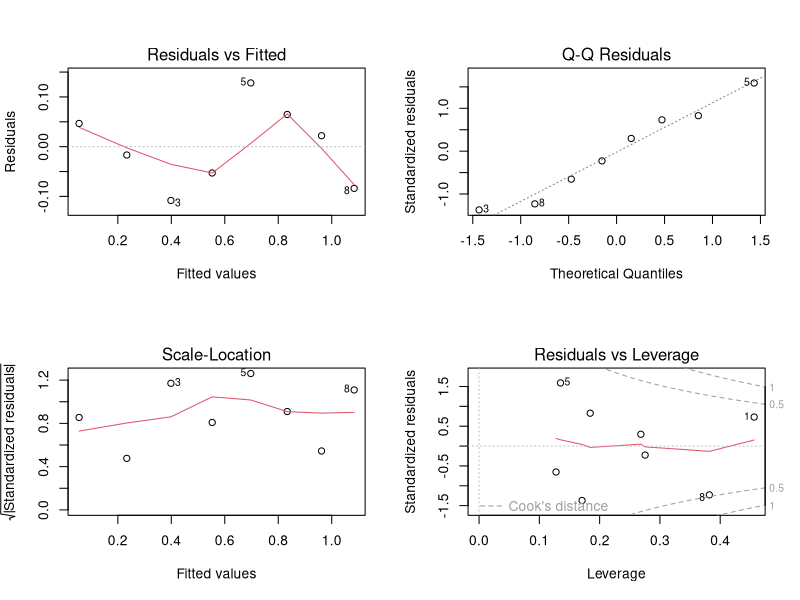
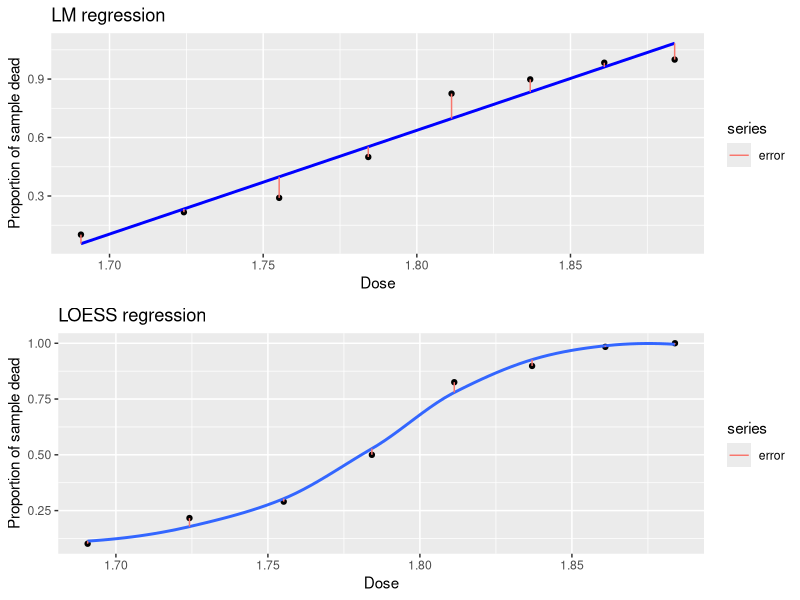
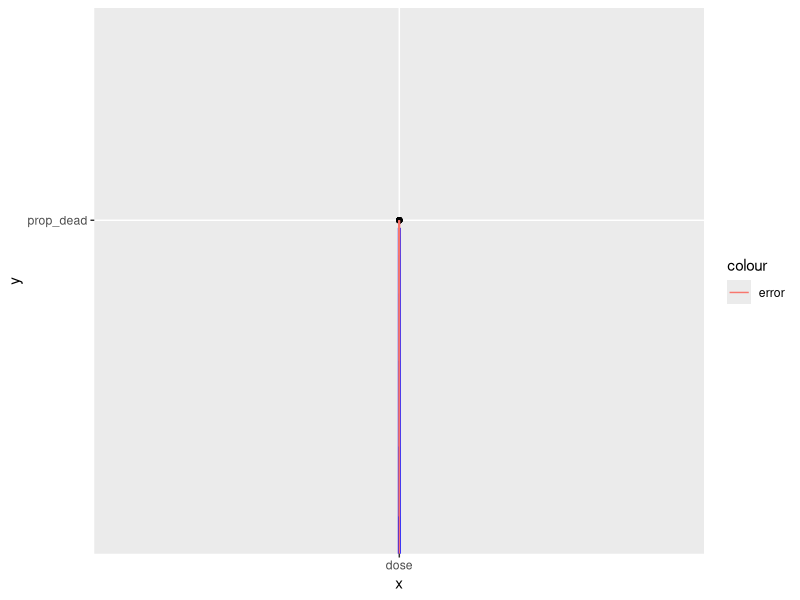

The R script that drew these images, in order:
#!/usr/bin/env Rscript

library(tidyverse)

# Multiple plot function from http://www.cookbook-r.com/Graphs/Multiple_graphs_on_one_page_(ggplot2)/
multiplot <- function(..., plotlist=NULL, file, cols=1, layout=NULL) {
  library(grid)
  
  # Make a list from the ... arguments and plotlist
  plots <- c(list(...), plotlist)
  
  numPlots <- length(plots)
  
  # If layout is NULL, then use 'cols' to determine layout
  if (is.null(layout)) {
    # Make the panel
    # ncol: Number of columns of plots
    # nrow: Number of rows needed, calculated from # of cols
    layout <- matrix(seq(1, cols * ceiling(numPlots / cols)),
                     ncol = cols, nrow = ceiling(numPlots / cols)
    )
  }
  
  if (numPlots == 1) {
    print(plots[[1]])
  } else {
    # Set up the page
    grid.newpage()
    pushViewport(viewport(layout = grid.layout(nrow(layout), ncol(layout))))
    
    # Make each plot, in the correct location
    for (i in 1:numPlots) {
      # Get the i,j matrix positions of the regions that contain this subplot
      matchidx <- as.data.frame(which(layout == i, arr.ind = TRUE))
      
      print(plots[[i]], vp = viewport(
        layout.pos.row = matchidx$row,
        layout.pos.col = matchidx$col
      ))
    }
  }
}


insect_dose <- tribble(
  ~ dose, ~ num_insects, ~ num_died,
  #-----| ------------| ----------|
  1.6907,           59,          6,
  1.7242,           60,         13,
  1.7552,           62,         18,
  1.7842,           56,         28,
  1.8113,           63,         52,
  1.8369,           59,         53,
  1.8610,           62,         61,
  1.8839,           60,         60
)

# Add proportion variable
insect_dose <- insect_dose %>%
  mutate(prop_dead = num_died / num_insects)

# Linear regression
prop_lm <- lm(prop_dead ~ dose, data = insect_dose)

# Ugh, does not look good
par(mfrow = c(2, 2))
plot(prop_lm)
par(mfrow = c(1, 1))

# Create a plot of fitted values and errors
predicted <- prop_lm$fitted.values
p_lm <- qplot(data = insect_dose, x = dose, y = prop_dead)+
  geom_line(y = predicted, size = 1, colour = "blue")+
  geom_segment(aes(xend = dose, yend = predicted, color = "error"))+
  labs(title ="LM regression",
       x = "Dose",
       y = "Proportion of sample dead",
       color ="series")

# Compare to Local Polynomial Regression
# (overfitting, but should give better idea of ideal curve)
loess_mod <- loess(prop_dead ~ dose, data = insect_dose)

p_loess <- ggplot(data = insect_dose, aes(x = dose, y = prop_dead)) + 
  geom_point() + 
  geom_smooth(se=FALSE, method = "loess") +
  geom_segment(aes(xend = dose, yend = fitted(loess_mod),  color = "error")) +
  labs(title ="LOESS regression",
       x = "Dose",
       y = "Proportion of sample dead",
       color ="series")

# Compare plots; LOESS reveals sigmoidal relationship
# Logistic regression or Cloglog or Probit then
multiplot(p_lm, p_loess, cols = 1)


prop_log_reg <- glm(prop_dead ~ dose, family = binomial, data = insect_dose)
summary(prop_log_reg)


plot_fitted_errors <- function(model, data, x, y){
  predictions <- fitted(model)
  p <- qplot(data = data, x = x, y = y)+
    geom_line(y = predictions, size = 1, colour = "blue")+
    geom_segment(aes(xend = x, yend = predictions, color = "error"))
    # labs(title ="LM regression",
    #      x = "Dose",
    #      y = "Proportion of sample dead",
    #      color ="series")
  return(p)
}

plot_fitted_errors(prop_log_reg, insect_dose, "dose", "prop_dead")

